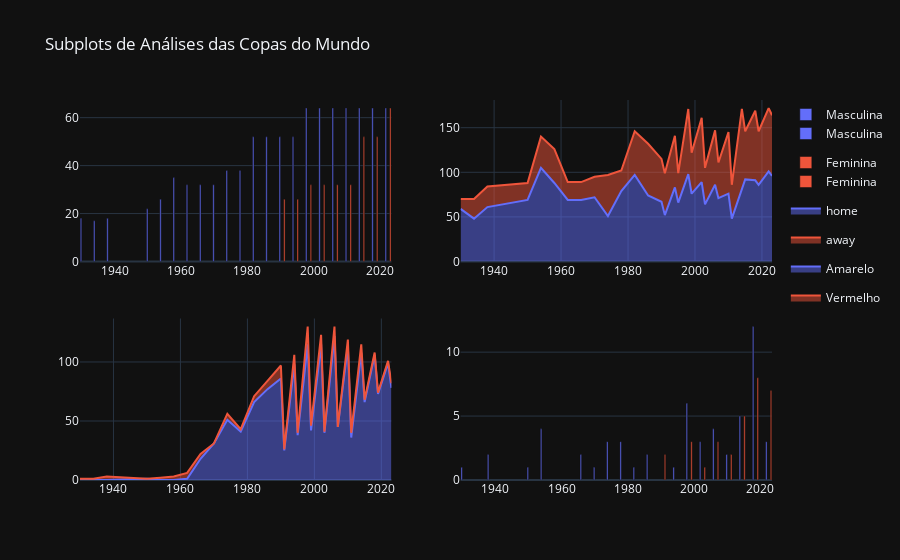

Notebook source saved alongside this figure:
### Code cell
#VISUALIZAÇÃO
fig = make_subplots(rows=2, cols=2)

# Primeiro gráfico 
fig1 = px.bar(wc_ano, x='ano', y='quantidade_jogos', color='copa', hover_data=['país_sede'], title="Número de jogos em cada copa")
# Adicionar ao subplot
for trace in fig1.data:
    fig.add_trace(trace, row=1, col=1)

# Segundo gráfico 
fig2 = px.area(gols, x="ano", y="gols", color="time", title='Total de gols por copa')
# Adicionar ao subplot
for trace in fig2.data:
    fig.add_trace(trace, row=1, col=2)

# Terceiro gráfico 
fig3 = px.area(cartoes, x="ano", y="total_cartao", color="cartao", title='Total de cartões por copa')
# Adicionar ao subplot
for trace in fig3.data:
    fig.add_trace(trace, row=2, col=1)

# Quarto gráfico 
fig4 = px.bar(df_merged, x='ano', y='soma_gols', color='copa', title="Total de gols contra nos anos")
# Adicionar ao subplot
for trace in fig4.data:
    fig.add_trace(trace, row=2, col=2)

# Exibir o gráfico
fig.update_layout(title_text="Subplots de Análises das Copas do Mundo")
fig.show()

### Figure 1 — Plotly figure (JSON) as saved in the notebook; plotly's stock layout.template omitted (floating-point values rounded to 4 significant figures)
{"data": [{"alignmentgroup": "True", "customdata": [["Uruguay"], ["Italy"], ["France"], ["Brazil"], ["Switzerland"], ["Sweden"], ["Chile"], ["England"], ["Mexico"], ["Germany"], ["Argentina"], ["Spain"], ["Mexico"], ["Italy"], ["United States"], ["France"], ["Korea Republic, Japan"], ["Germany"], ["South Africa"], ["Brazil"], ["Russia"], ["Qatar"]], "hovertemplate": "copa=Masculina<br>ano=%{x}<br>quantidade_jogos=%{y}<br>país_sede=%{customdata[0]}<extra></extra>", "legendgroup": "Masculina", "marker": {"color": "#636efa", "pattern": {"shape": ""}}, "name": "Masculina", "offsetgroup": "Masculina", "orientation": "v", "showlegend": true, "textposition": "auto", "type": "bar", "x": [1930, 1934, 1938, 1950, 1954, 1958, 1962, 1966, 1970, 1974, 1978, 1982, 1986, 1990, 1994, 1998, 2002, 2006, 2010, 2014, 2018, 2022], "xaxis": "x", "y": [18, 17, 18, 22, 26, 35, 32, 32, 32, 38, 38, 52, 52, 52, 52, 64, 64, 64, 64, 64, 64, 64], "yaxis": "y"}, {"alignmentgroup": "True", "customdata": [["China PR"], ["Sweden"], ["United States"], ["United States"], ["China PR"], ["Germany"], ["Canada"], ["France"], ["Australia, New Zealand"]], "hovertemplate": "copa=Feminina<br>ano=%{x}<br>quantidade_jogos=%{y}<br>país_sede=%{customdata[0]}<extra></extra>", "legendgroup": "Feminina", "marker": {"color": "#EF553B", "pattern": {"shape": ""}}, "name": "Feminina", "offsetgroup": "Feminina", "orientation": "v", "showlegend": true, "textposition": "auto", "type": "bar", "x": [1991, 1995, 1999, 2003, 2007, 2011, 2015, 2019, 2023], "xaxis": "x", "y": [26, 26, 32, 32, 32, 32, 52, 52, 64], "yaxis": "y"}, {"fillpattern": {"shape": ""}, "hovertemplate": "time=home<br>ano=%{x}<br>gols=%{y}<extra></extra>", "legendgroup": "home", "line": {"color": "#636efa"}, "marker": {"symbol": "circle"}, "mode": "lines", "name": "home", "orientation": "v", "showlegend": true, "stackgroup": "1", "type": "scatter", "x": [1930, 1934, 1938, 1950, 1954, 1958, 1962, 1966, 1970, 1974, 1978, 1982, 1986, 1990, 1991, 1994, 1995, 1998, 1999, 2002, 2003, 2006, 2007, 2010, 2011, 2014, 2015, 2018, 2019, 2022, 2023], "xaxis": "x2", "y": [59, 48, 61, 69, 105, 88, 69, 69, 72, 51, 79, 97, 74, 67, 52, 83, 66, 98, 76, 89, 64, 86, 71, 76, 48, 81, 92, 91, 86, 101, 96], "yaxis": "y2"}, {"fillpattern": {"shape": ""}, "hovertemplate": "time=away<br>ano=%{x}<br>gols=%{y}<extra></extra>", "legendgroup": "away", "line": {"color": "#EF553B"}, "marker": {"symbol": "circle"}, "mode": "lines", "name": "away", "orientation": "v", "showlegend": true, "stackgroup": "1", "type": "scatter", "x": [1930, 1934, 1938, 1950, 1954, 1958, 1962, 1966, 1970, 1974, 1978, 1982, 1986, 1990, 1991, 1994, 1995, 1998, 1999, 2002, 2003, 2006, 2007, 2010, 2011, 2014, 2015, 2018, 2019, 2022, 2023], "xaxis": "x2", "y": [11, 22, 23, 19, 35, 38, 20, 20, 23, 46, 23, 49, 58, 48, 47, 58, 33, 73, 46, 72, 41, 61, 40, 69, 38, 90, 54, 78, 60, 71, 68], "yaxis": "y2"}, {"fillpattern": {"shape": ""}, "hovertemplate": "cartao=Amarelo<br>ano=%{x}<br>total_cartao=%{y}<extra></extra>", "legendgroup": "Amarelo", "line": {"color": "#636efa"}, "marker": {"symbol": "circle"}, "mode": "lines", "name": "Amarelo", "orientation": "v", "showlegend": true, "stackgroup": "1", "type": "scatter", "x": [1950, 1962, 1966, 1970, 1974, 1978, 1982, 1986, 1990, 1991, 1994, 1995, 1998, 1999, 2002, 2003, 2006, 2007, 2010, 2011, 2014, 2015, 2018, 2019, 2022, 2023], "xaxis": "x3", "y": [1, 1, 18, 31, 51, 41, 66, 77, 86, 25, 98, 38, 115, 42, 115, 40, 122, 45, 113, 36, 108, 66, 106, 73, 99, 78], "yaxis": "y3"}, {"fillpattern": {"shape": ""}, "hovertemplate": "cartao=Vermelho<br>ano=%{x}<br>total_cartao=%{y}<extra></extra>", "legendgroup": "Vermelho", "line": {"color": "#EF553B"}, "marker": {"symbol": "circle"}, "mode": "lines", "name": "Vermelho", "orientation": "v", "showlegend": true, "stackgroup": "1", "type": "scatter", "x": [1938, 1954, 1962, 1974, 1982, 1986, 1990, 1991, 1994, 1995, 1998, 2002, 2006, 2010, 2011, 2014, 2018, 2022, 2023, 1930, 1934, 1958, 1966, 1978, 1999, 2003, 2015, 2019], "xaxis": "x3", "y": [3, 2, 5, 5, 5, 7, 11, 1, 8, 2, 15, 8, 8, 6, 4, 7, 2, 2, 4, 1, 1, 3, 4, 2, 4, 1, 2, 1], "yaxis": "y3"}, {"alignmentgroup": "True", "hovertemplate": "copa=Masculina<br>ano=%{x}<br>soma_gols=%{y}<extra></extra>", "legendgroup": "Masculina", "marker": {"color": "#636efa", "pattern": {"shape": ""}}, "name": "Masculina", "offsetgroup": "Masculina", "orientation": "v", "showlegend": true, "textposition": "auto", "type": "bar", "x": [1930, 1938, 1950, 1954, 1966, 1970, 1974, 1978, 1982, 1986, 1994, 1998, 2002, 2006, 2010, 2014, 2018, 2022], "xaxis": "x4", "y": [1, 2, 1, 4, 2, 1, 3, 3, 1, 2, 1, 6, 3, 4, 2, 5, 12, 3], "yaxis": "y4"}, {"alignmentgroup": "True", "hovertemplate": "copa=Feminina<br>ano=%{x}<br>soma_gols=%{y}<extra></extra>", "legendgroup": "Feminina", "marker": {"color": "#EF553B", "pattern": {"shape": ""}}, "name": "Feminina", "offsetgroup": "Feminina", "orientation": "v", "showlegend": true, "textposition": "auto", "type": "bar", "x": [1991, 1999, 2007, 2011, 2015, 2019, 2023, 2003], "xaxis": "x4", "y": [2, 3, 3, 2, 5, 8, 7, 1], "yaxis": "y4"}], "layout": {"title": {"text": "Subplots de Análises das Copas do Mundo"}, "xaxis": {"anchor": "y", "domain": [0, 0.45]}, "xaxis2": {"anchor": "y2", "domain": [0.55, 1]}, "xaxis3": {"anchor": "y3", "domain": [0, 0.45]}, "xaxis4": {"anchor": "y4", "domain": [0.55, 1]}, "yaxis": {"anchor": "x", "domain": [0.575, 1]}, "yaxis2": {"anchor": "x2", "domain": [0.575, 1]}, "yaxis3": {"anchor": "x3", "domain": [0, 0.425]}, "yaxis4": {"anchor": "x4", "domain": [0, 0.425]}}}
